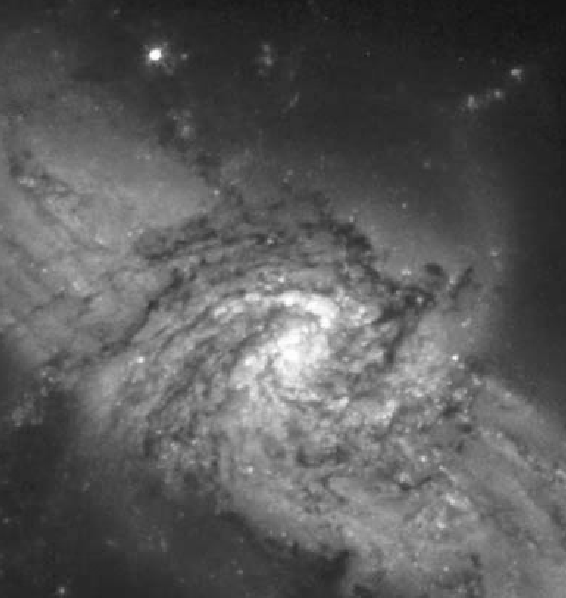
%> input picture fig/Fig0226.tif, 566 x 598 px
$ octave draft5.m   (GNU Octave 9; MATLAB toolbox functions it lacks are replaced by stand-ins)
%> lines starting %> are read from the running program, lines starting %| are printed output that depends on the picture
%加法去噪

close all;
clear all;
strim = '.\fig\Fig0226.tif';
g = double(imread(strim))./255;
%> g: size 598x566 double; min 0.0745, max 1, mean 0.353
[m,n]=size(g);
%> m = 598; n = 566
gn=zeros(m,n,100);
for i=1:100
    tt=imnoise(g,'gaussian',0,64^2/255^2);
    gn(:,:,i)=tt;
end
%> this loop made 100 passes
%> pass 1, `tt=imnoise(g,'gaussian',0,64^2/255^2);`:
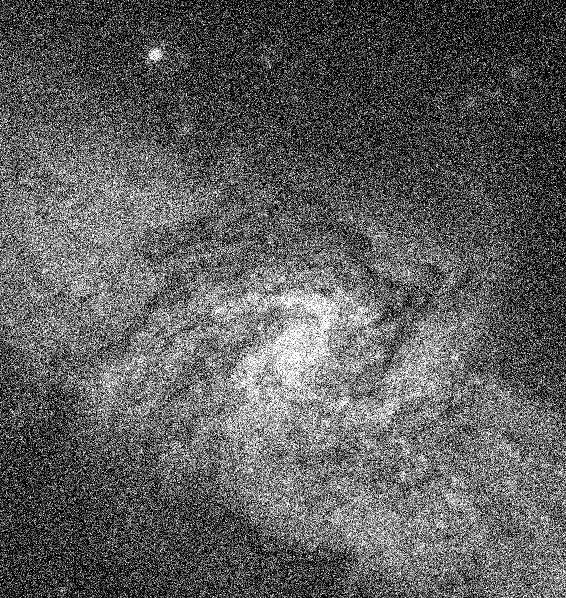
%> tt: size 598x566 double; min 0, max 1, mean 0.367
%> pass 2, `tt=imnoise(g,'gaussian',0,64^2/255^2);`:
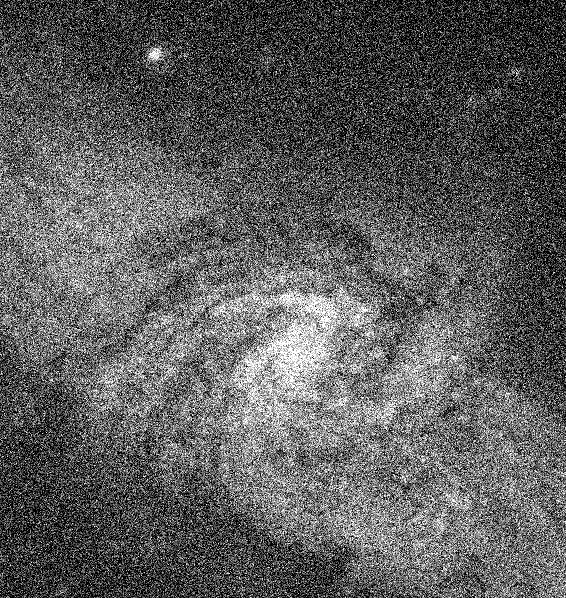
%> tt: size 598x566 double; min 0, max 1, mean 0.367; mean of the top-left, top-right, bottom-left and bottom-right quarters 0.359, 0.259, 0.377, 0.473
%> pass 3, `tt=imnoise(g,'gaussian',0,64^2/255^2);`:
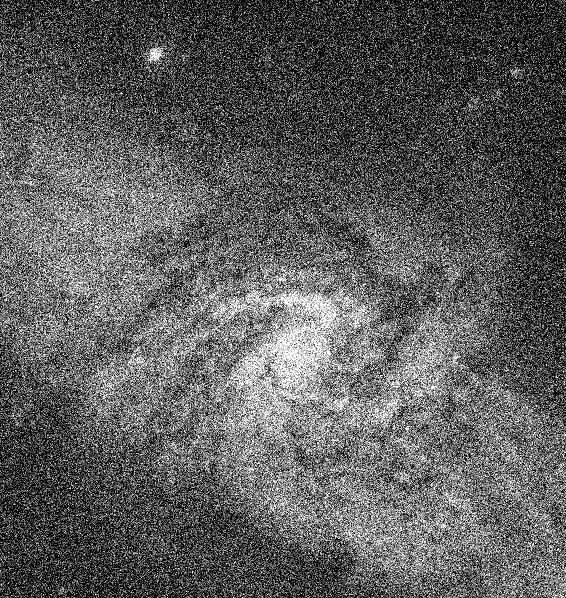
%> tt: size 598x566 double; min 0, max 1, mean 0.367; mean of the top-left, top-right, bottom-left and bottom-right quarters 0.359, 0.259, 0.376, 0.472
gns5=mean(gn(:,:,1:5),3);
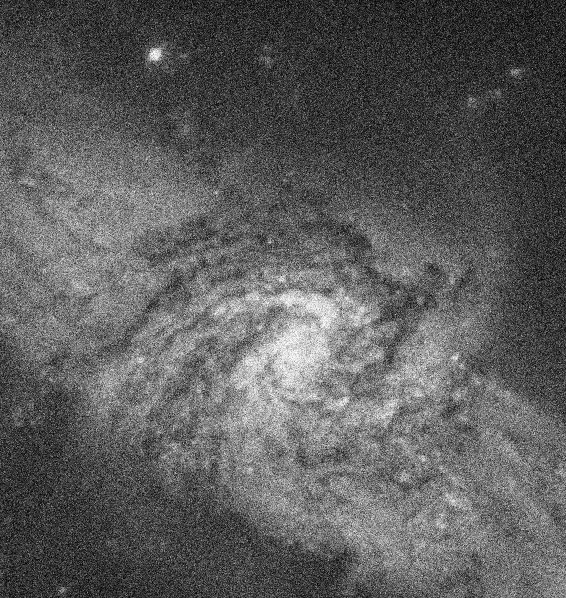
%> gns5: size 598x566 double; min 0, max 1, mean 0.367; mean of the top-left, top-right, bottom-left and bottom-right quarters 0.359, 0.258, 0.377, 0.473
gns10=mean(gn(:,:,1:10),3);
gns20=mean(gn(:,:,1:20),3);
gns50=mean(gn(:,:,1:50),3);
gns100=mean(gn,3);
figure,subplot(2,3,1),imshow(gn(:,:,1));
subplot(2,3,2),imshow(gns5);
subplot(2,3,3),imshow(gns10);
subplot(2,3,4),imshow(gns20);
subplot(2,3,5),imshow(gns50);
subplot(2,3,6),imshow(gns100);

$ run again, with fig/Fig0312.tif copied over fig/Fig0226.tif
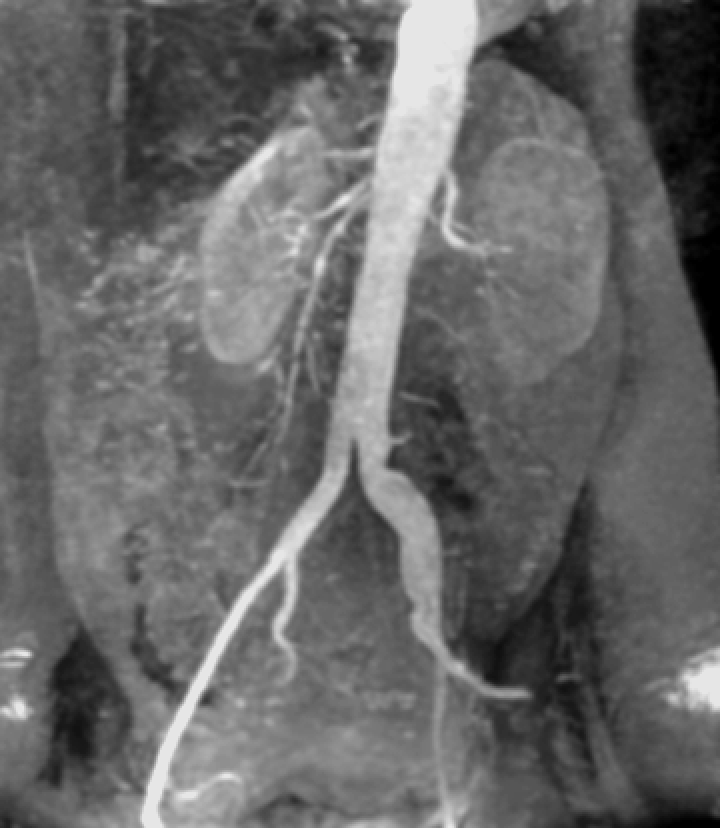
%> input picture fig/Fig0312.tif, 720 x 828 px
%> the loop `for i=1:100` made 100 passes
%> pass 1, `tt=imnoise(g,'gaussian',0,64^2/255^2);`:
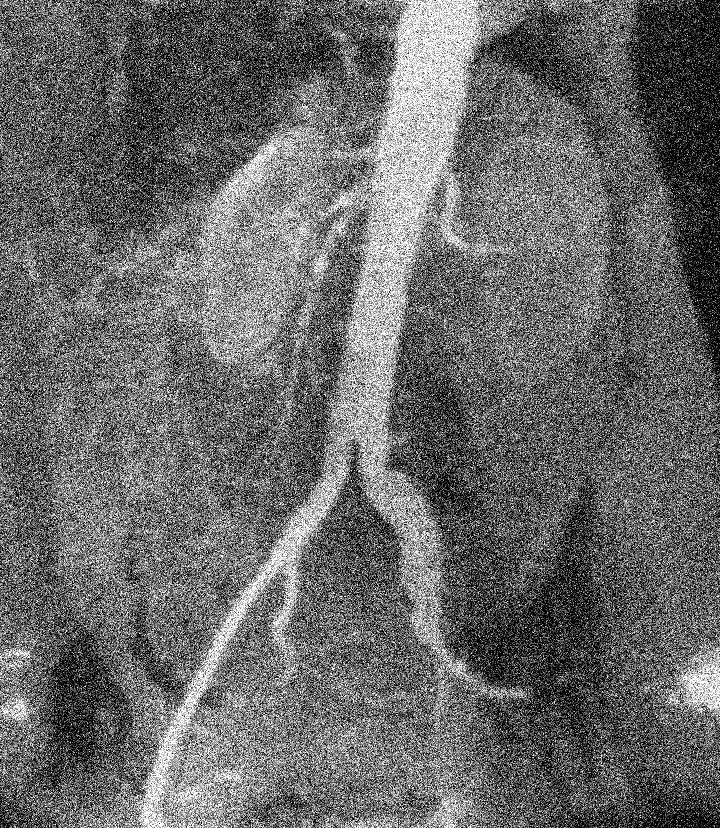
%> tt: size 828x720 double; min 0, max 1, mean 0.414
%> `gns5=mean(gn(:,:,1:5),3);`:
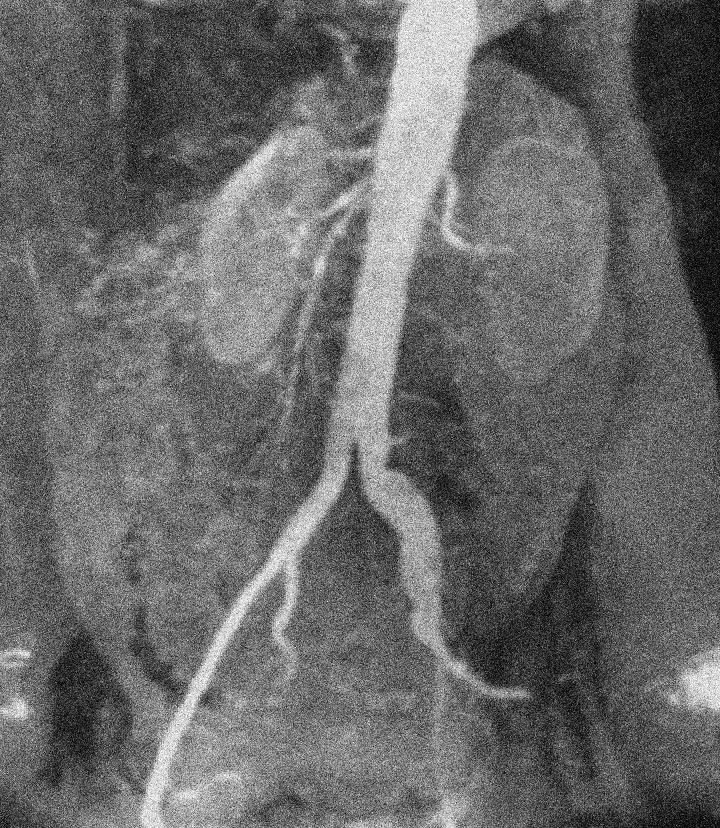
%> gns5: size 828x720 double; min 0, max 1, mean 0.414; mean of the top-left, top-right, bottom-left and bottom-right quarters 0.415, 0.428, 0.451, 0.362
